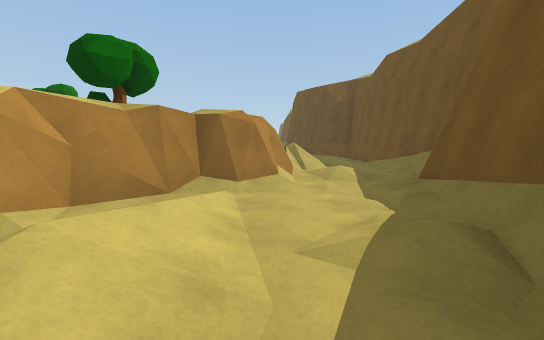
View 1 (above)

16 first-person views from a walk through a scene from a Unity 3-D project. The camera is 1.2 m above the floor, tilts 6° down and sees 90° across. The floor is counted in squares, 2 m on a side. Each view is taken from the middle of a square. On the plan, view 1 faces up. The plan holds only what a view shows up to about 9 squares ahead; the rest is blank. The place goes on beyond the plan.

View 2
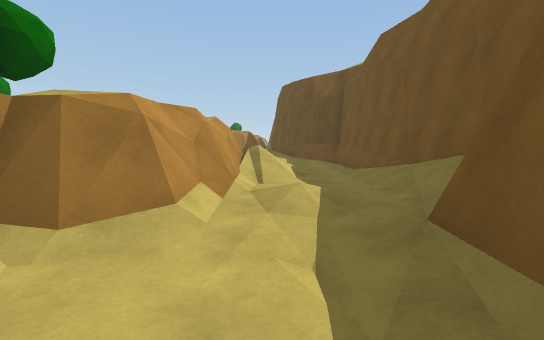

View 3
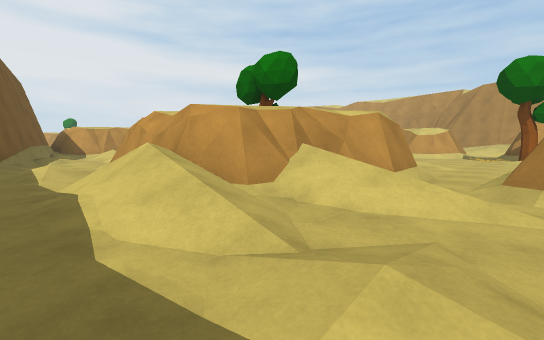

View 4
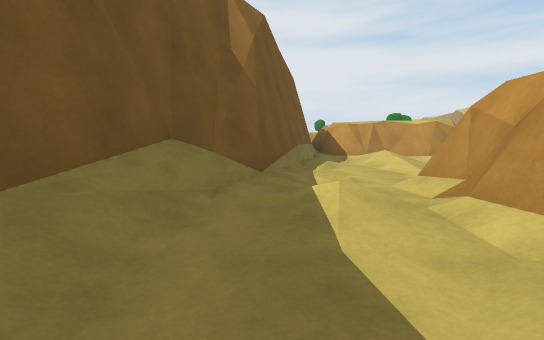

View 5
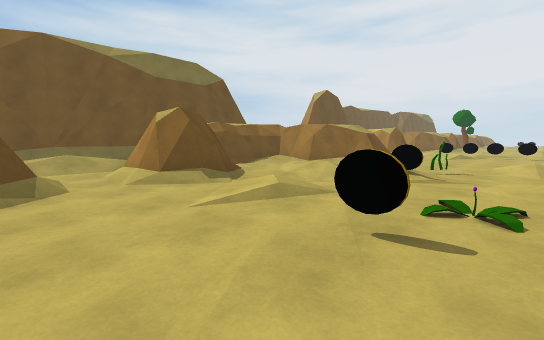

View 6
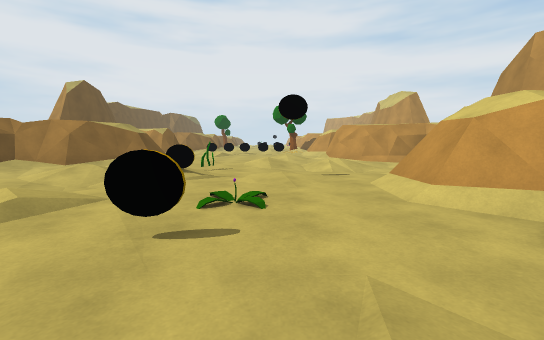

View 7
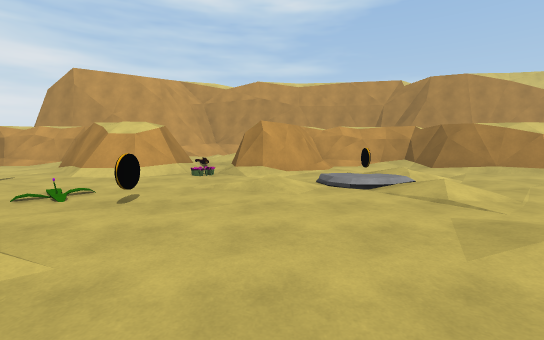

View 8
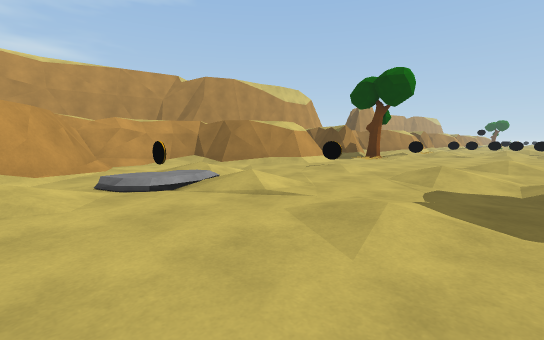

View 9
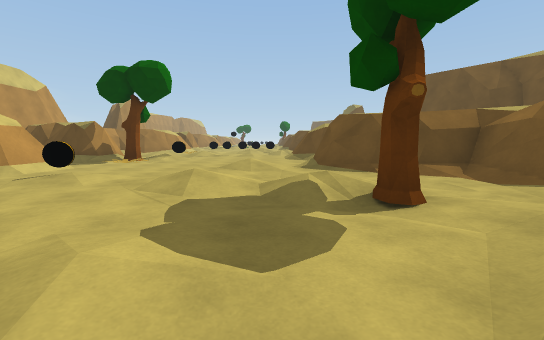

View 10
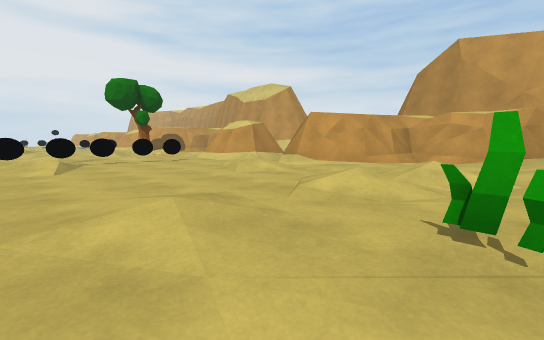

View 11
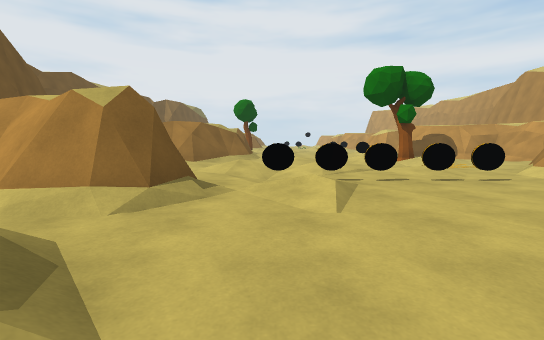

View 12
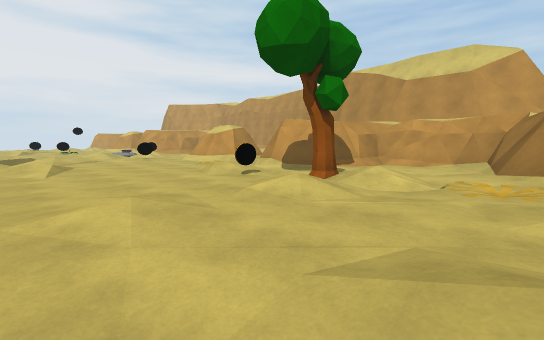

View 13
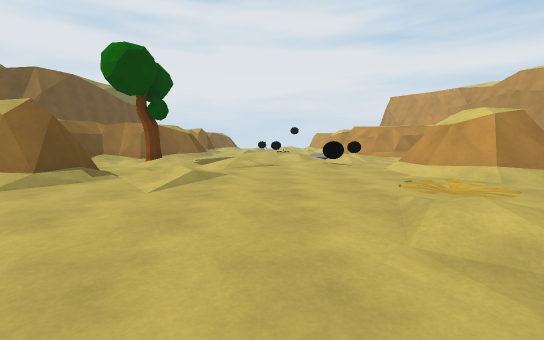

View 14
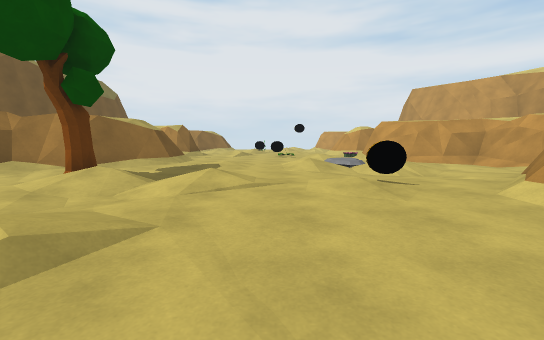

View 15
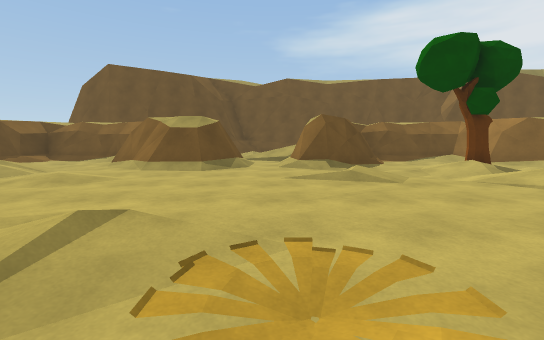

View 16
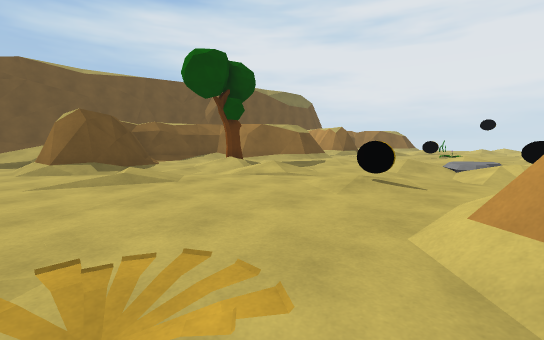

### Floor plan
Key: @ floor where view 1 was taken; # wall or solid block; . main floor; : floor 0.25 m higher than the main floor; + floor 0.5 m higher than the main floor; / step, stairs or slope; O other object.
Columns run from 13 left of view 1 to 4 right of it. Each row starts with its distance up from view 1.
 12 ####::.../##/.::
 11  ///O......./.::/#
 10    ....../##///./#
  9    #...::/####/./#
  8   ##....../###/./#
  7  ##..O:+//..##/./#
  6 ##.......O.:##../#
  5 #..///..../ ##::##
  4 #..O :.:./ ##/./#
  3 ###./....  #:..##
  2   #/::.../##+.:#
  1 ////......../:/#
  0 ///O..O../##+@##
 -1   ##.O.::/#####
 -2   ##:...../ #
 -3   #..::O//..#
 -4 #/:...O.. .:#
 -5 #..///..../##
 -6 #..:.:.::/##
 -7 ###..:...##
 -8   #/::.../
 -9    /.......
-10   //...../##
-11   ##.OOOO/##
-12   ##.:....:##
-13 ###.O:.+::..#
-14 #/........./#
-15 #..///....###
-16 #...O:.:./#
-17 ###..O...##
-18   #+:..../#//
-19    .O......./
-20   //...../#
-21   ##....:/##
-22   ##.O....:##
-23   #..:.+::..#
-24  /.......O.:#
-25 #..///....###
-26 #..O  .:./#
-27 ###   ...##

Positions as (right, up) in squares from view 1, and headings:
1: (0, 0), facing up
2: (1, 2), facing up
3: (2, 12), facing down-left
4: (2, 8), facing down
5: (-8, 2), facing down-right
6: (-8, 2), facing down
7: (-4, 2), facing left
8: (-5, 2), facing up-left
9: (-5, 3), facing up
10: (-5, -4), facing down-left
11: (-5, -7), facing down
12: (-5, -13), facing down-left
13: (-7, -16), facing down
14: (-7, -19), facing down
15: (-10, -19), facing right
16: (-10, -19), facing down-right
